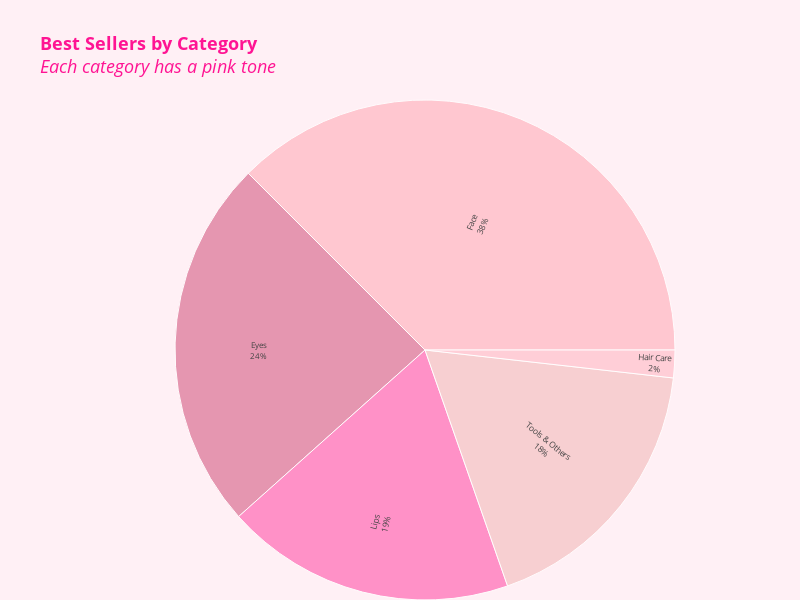

Notebook source saved alongside this figure:
### Code cell
# Interactive sunburst chart showing the number of best-selling products by category,
import plotly.express as px
best_sellers = df[df['Best Seller'] == 1]
best_sellers_cat = best_sellers['Category'].value_counts().reset_index()
best_sellers_cat.columns = ['Category', 'Count']
color_map = {
    'Face': '#FFB6C1',
    'Lips': '#FF69B4',
    'Eyes': '#DB7093',
    'Hair Tools': '#FFA6C9',
    'Hair Care': '#FFC0CB',
    'Tools & Others': '#F4C2C2'}
fig = px.sunburst(
    best_sellers_cat,
    path=['Category'],
    values='Count',
    color='Category',
    color_discrete_map=color_map,
    title='<b>Best Sellers by Category</b><br><i>Each category has a pink tone</i>')
fig.update_traces(
    marker=dict(line=dict(color='white', width=1)),
    hovertemplate='<b>%{label}</b><br>Best Sellers: %{value}<extra></extra>',
    textinfo='label+percent entry',
    insidetextorientation='radial')
fig.update_layout(
    paper_bgcolor='#FFF0F5',
    margin=dict(t=100, l=50, r=0, b=0),
    height=600,
    width=800,
    title_font=dict(size=18, color='#FF1493'),
    uniformtext=dict(minsize=8, mode='hide'),
    clickmode='event+select')
fig.show()

### Figure 1 — Plotly figure (JSON) as saved in the notebook; plotly's stock layout.template omitted (floating-point values rounded to 4 significant figures)
{"data": [{"branchvalues": "total", "customdata": [["Face"], ["Eyes"], ["Tools & Others"], ["Hair Care"], ["Lips"]], "domain": {"x": [0, 1], "y": [0, 1]}, "hovertemplate": "<b>%{label}</b><br>Best Sellers: %{value}<extra></extra>", "ids": ["Face", "Eyes", "Tools & Others", "Hair Care", "Lips"], "insidetextorientation": "radial", "labels": ["Face", "Eyes", "Tools & Others", "Hair Care", "Lips"], "marker": {"colors": ["#FFB6C1", "#DB7093", "#F4C2C2", "#FFC0CB", "#FF69B4"], "line": {"color": "white", "width": 1}}, "name": "", "parents": ["", "", "", "", ""], "textinfo": "label+percent entry", "type": "sunburst", "values": [42, 27, 20, 2, 21]}], "layout": {"clickmode": "event+select", "height": 600, "legend": {"tracegroupgap": 0}, "margin": {"b": 0, "l": 50, "r": 0, "t": 100}, "paper_bgcolor": "#FFF0F5", "title": {"font": {"color": "#FF1493", "size": 18}, "text": "<b>Best Sellers by Category</b><br><i>Each category has a pink tone</i>"}, "uniformtext": {"minsize": 8, "mode": "hide"}, "width": 800}}
